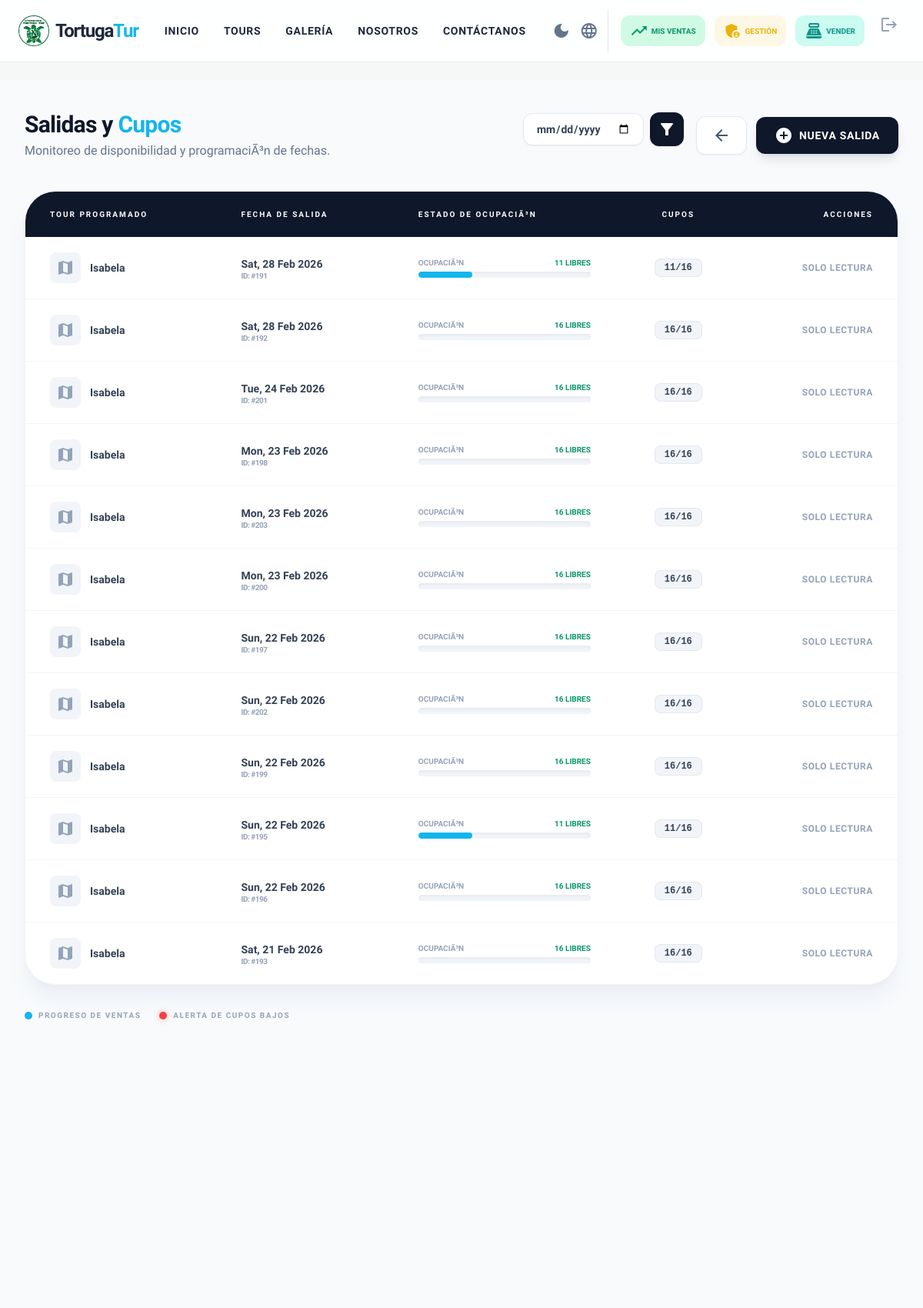
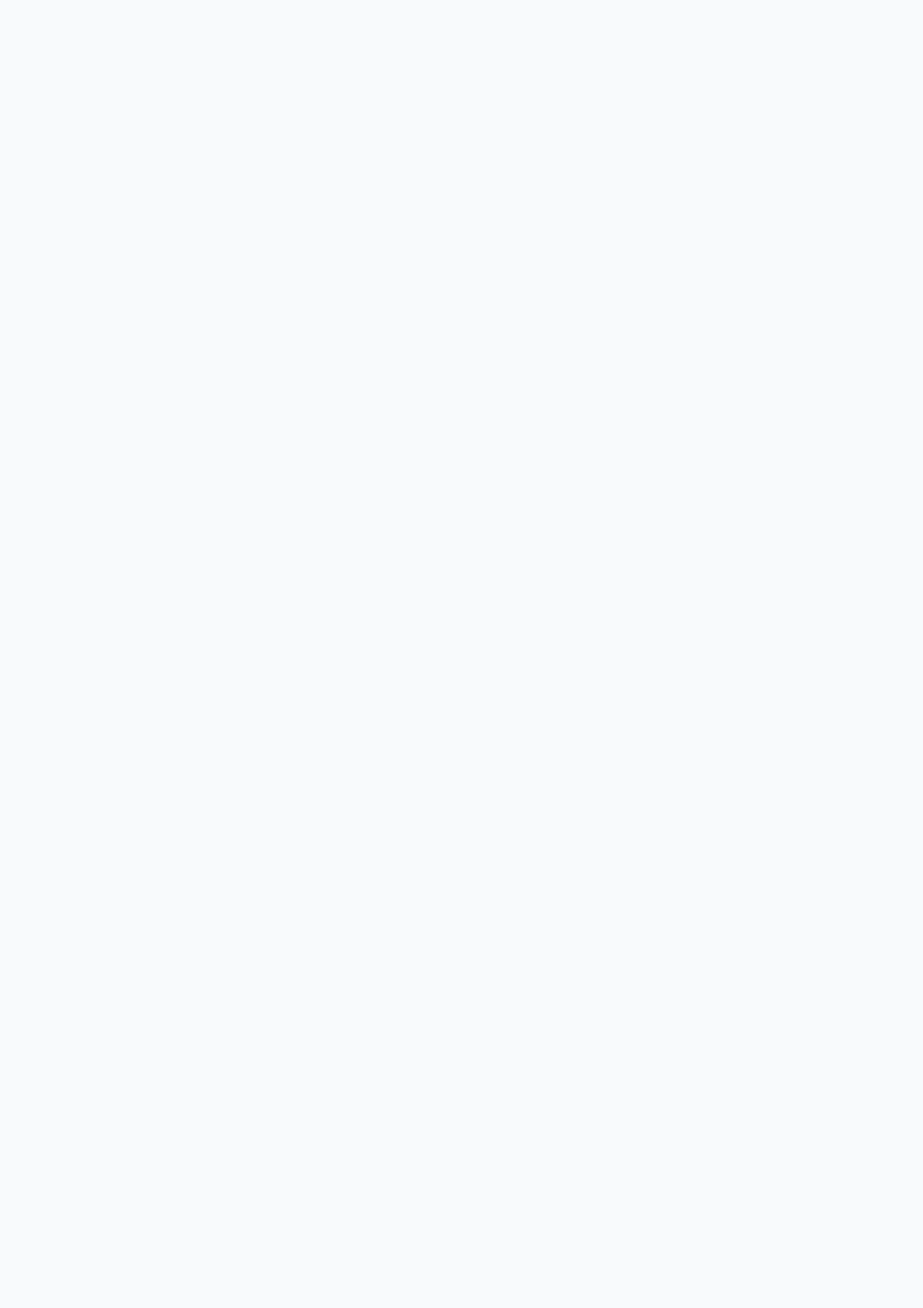
Page /panel/salidas/ (signed in, upper part) on the committed database (2 pictures, top to bottom).
### core/models.py (models this page shows, shortened)
class SalidaTour(models.Model):
    tour = models.ForeignKey(Tour, on_delete=models.CASCADE, related_name="salidas")
    fecha = models.DateField()
    hora = models.TimeField(null=True, blank=True)
    cupo_maximo = models.PositiveIntegerField(default=16)
    cupos_disponibles = models.PositiveIntegerField(default=16)
    duracion = models.CharField(max_length=100, blank=True, null=True, verbose_name="Duración", help_text="Ej: Medio día (4 horas)")
    creado_por = models.ForeignKey(User, on_delete=models.SET_NULL, null=True, blank=True, related_name="salidas_creadas")

class Tour(models.Model):
    nombre = models.CharField(max_length=150)
    destino = models.ForeignKey(Destino, on_delete=models.CASCADE, related_name="tours")
    descripcion = models.TextField()
    precio = models.DecimalField(max_digits=8, decimal_places=2)
    precio_adulto = models.DecimalField(max_digits=8, decimal_places=2, default=0, blank=True)
    precio_nino = models.DecimalField(max_digits=8, decimal_places=2, default=0, blank=True)
    lemonsqueezy_variant_id = models.CharField(max_length=50, blank=True, default="")
    cupo_maximo = models.PositiveIntegerField(default=16)
    cupos_disponibles = models.PositiveIntegerField(default=16)
    duracion = models.CharField(max_length=100, blank=True, null=True, verbose_name="Duración del tour", help_text="Ej: 4 horas, Medio día, etc.")
    hora_turno_1 = models.TimeField(null=True, blank=True, verbose_name="Hora Turno 1")
    hora_turno_2 = models.TimeField(null=True, blank=True, verbose_name="Hora Turno 2")

### core/views.py (the view)
# urls.py: path("panel/salidas/", views.admin_salidas, name="admin_salidas"),
@login_required
@user_passes_test(es_admin_o_secretaria)
def admin_salidas(request):
    fecha_filtro = request.GET.get('fecha')
    salidas_query = SalidaTour.objects.select_related("tour")
    solo_lectura = es_secretaria(request.user) and not es_admin(request.user)
    puede_crear_salida = es_admin(request.user) or es_secretaria(request.user)
    puede_gestionar_salidas = es_admin(request.user)
    if fecha_filtro:
        salidas_query = salidas_query.filter(fecha=fecha_filtro)
    salidas = salidas_query.order_by('-fecha', 'hora')
    return render(request, "core/panel/salidas.html", {
        "salidas": salidas,
        "fecha_filtro": fecha_filtro,
        "solo_lectura": solo_lectura,
        "puede_crear_salida": puede_crear_salida,
        "puede_gestionar_salidas": puede_gestionar_salidas,
    })

### core/templates/core/panel/salidas.html (shortened to what this page needs)
﻿{% extends "core/base.html" %}
{% block content %}
<div class="bg-slate-50 min-h-screen py-10">
    <div class="max-w-7xl mx-auto px-4 sm:px-6 lg:px-8">
        <div class="flex flex-col md:flex-row justify-between items-start md:items-center mb-10 gap-6">
            <div>
                <h1 class="text-3xl font-black text-slate-900 tracking-tight">Salidas y <span
                        class="text-primary">Cupos</span></h1>
                <p class="text-slate-500 mt-1">Monitoreo de disponibilidad y programaciÃ³n de fechas.</p>
            </div>
            <div class="flex flex-col md:flex-row items-center gap-4 w-full md:w-auto">
                <form method="get" class="flex gap-2 items-center w-full md:w-auto">
                    <input type="date" name="fecha" value="{{ fecha_filtro|default:'' }}"
                        class="flex-1 md:flex-none px-4 py-2.5 bg-white border border-slate-200 rounded-xl shadow-sm focus:ring-4 focus:ring-primary/10 focus:border-primary outline-none font-semibold text-slate-700 text-sm">
                    <button type="submit"
                        class="bg-slate-900 text-white p-2.5 rounded-xl hover:bg-primary transition-all shadow-sm">
                        <span class="material-icons text-sm">filter_alt</span>
                    </button>
                </form>
                <div class="flex items-center gap-3 w-full md:w-auto">
                    <a href="{% url 'panel_admin' %}"
                        class="inline-flex items-center gap-2 px-5 py-3 rounded-xl bg-white border border-slate-200 text-slate-600 hover:text-primary hover:border-primary/30 transition-all duration-300 font-bold text-sm shadow-sm">
                        <span class="material-icons text-base">arrow_back</span>
                    </a>
                    {% if puede_crear_salida %}
                    <a href="{% url 'crear_salida' %}"
                        class="flex-1 md:flex-none bg-slate-900 hover:bg-primary text-white px-6 py-3 rounded-xl font-bold transition shadow-lg shadow-slate-900/10 flex items-center gap-2 text-sm uppercase tracking-wider">
                        <span class="material-icons">add_circle</span> Nueva Salida
                    </a>
                    {% endif %}
                </div>
            </div>
        </div>
        <div class="bg-white rounded-[2.5rem] shadow-xl shadow-slate-200/60 border border-slate-100 overflow-hidden">
            <div class="overflow-x-auto">
                <table class="w-full text-left border-collapse">
                    <thead>
                        <tr class="bg-slate-900 text-white text-[10px] uppercase tracking-[0.2em]">
                            <th class="px-8 py-6">Tour Programado</th>
                            <th class="px-8 py-6">Fecha de Salida</th>
                            <th class="px-8 py-6">Estado de OcupaciÃ³n</th>
                            <th class="px-8 py-6 text-center">Cupos</th>
                            <th class="px-8 py-6 text-right">Acciones</th>
                        </tr>
                    </thead>
                    <tbody class="divide-y divide-slate-100">
                        {% for s in salidas %}
                        <tr class="group hover:bg-slate-50/80 transition-all duration-300">
                            <td class="px-8 py-5">
                                <div class="flex items-center gap-3">
                                    <div
                                        class="w-10 h-10 rounded-lg bg-slate-100 flex items-center justify-center text-slate-400 group-hover:bg-primary/10 group-hover:text-primary transition-all">
                                        <span class="material-icons">map</span>
                                    </div>
                                    <span class="text-slate-700 font-bold text-sm">{{ s.tour.nombre }}</span>
                                </div>
                            </td>
                            <td class="px-8 py-5">
                                <div class="flex flex-col">
                                    <span class="text-slate-700 font-bold text-sm">{{ s.fecha|date:"D, d M Y" }}</span>
                                    <span class="text-slate-400 text-[10px] font-black uppercase tracking-tighter">ID:
                                        #{{ s.id }}</span>
                                </div>
                            </td>
                            <td class="px-8 py-5 w-72">
                                <div class="flex flex-col gap-1.5">
                                    <div class="flex justify-between text-[10px] font-black uppercase">
                                        <span class="text-slate-400">OcupaciÃ³n</span>
                                        <span
                                            class="{% if s.cupos_disponibles < 5 %}text-red-500 animate-pulse{% else %}text-emerald-600{% endif %}">
                                            {{ s.cupos_disponibles }} Libres
                                        </span>
                                    </div>
                                    <div class="w-full bg-slate-100 rounded-full h-2 overflow-hidden shadow-inner">
                                        <div class="bg-primary h-full rounded-full transition-all duration-1000"
                                            style="width: calc((({{ s.cupo_maximo }} - {{ s.cupos_disponibles }}) / {{ s.cupo_maximo }}) * 100%)">
                                        </div>
                                    </div>
                                </div>
                            </td>
                            <td class="px-8 py-5 text-center">
                                <span
                                    class="bg-slate-100 text-slate-700 px-3 py-1 rounded-lg font-mono text-xs font-bold border border-slate-200">
                                    {{ s.cupos_disponibles }}/{{ s.cupo_maximo }}
                                </span>
                            </td>
                            <td class="px-8 py-5 text-right">
                                <div class="flex justify-end gap-2">
                                    {% if not solo_lectura %}
                                    <a href="{% url 'editar_salida' s.id %}"
                                        class="w-9 h-9 flex items-center justify-center text-slate-400 hover:text-blue-600 hover:bg-blue-50 rounded-xl transition-all"
                                        title="Editar Salida">
                                        <span class="material-icons text-xl">edit</span>
                                    </a>
                                    <form method="post" action="{% url 'eliminar_salida' s.id %}" class="inline"
                                        onsubmit="return confirm('Â¿EstÃ¡s seguro de eliminar esta salida? Esta acciÃ³n no se puede deshacer.');">
                                        {% csrf_token %}
                                        <button type="submit"
                                            class="w-9 h-9 flex items-center justify-center text-slate-400 hover:text-red-500 hover:bg-red-50 rounded-xl transition-all"
                                            title="Eliminar Salida">
                                            <span class="material-icons text-xl">delete</span>
                                        </button>
                                    </form>
                                    {% else %}
                                    <span class="text-xs font-bold text-slate-400 uppercase tracking-wider">Solo lectura</span>
                                    {% endif %}
                                </div>
                            </td>
                        </tr>
                        {% endfor %}
                    </tbody>
                </table>
            </div>
        </div>
        <div class="mt-8 flex gap-6 text-[10px] font-black text-slate-400 uppercase tracking-[0.15em]">
            <div class="flex items-center gap-2">
                <span class="w-2.5 h-2.5 rounded-full bg-primary"></span> Progreso de Ventas
            </div>
            <div class="flex items-center gap-2">
                <span class="w-2.5 h-2.5 rounded-full bg-red-500 shadow-[0_0_8px_rgba(239,68,68,0.4)]"></span> Alerta de
                cupos bajos
            </div>
        </div>
    </div>
</div>
{% endblock %}

### core/templates/core/base.html (shortened to what this page needs)
{% load static %}
<!DOCTYPE html>
<html lang="es" class="">
<head>
    <script src="https://cdn.tailwindcss.com?plugins=forms,container-queries"></script>
    <link rel="stylesheet" href="https://cdnjs.cloudflare.com/ajax/libs/font-awesome/6.4.2/css/all.min.css">
</head>
<body
    class="bg-background-light dark:bg-slate-900 text-slate-800 dark:text-slate-200 font-display flex flex-col min-h-screen transition-colors duration-300">
    <nav
        class="fixed w-full z-50 bg-white/90 dark:bg-slate-900/90 backdrop-blur border-b border-slate-200 dark:border-slate-800 transition-colors duration-300">
        <div class="max-w-7xl mx-auto px-6 h-20 flex justify-between items-center">
            <a href="{% url 'home' %}" class="flex items-center gap-2 notranslate" translate="no">
                <img src="{% static 'icon/logo.png' %}" alt="TortugaTur Logo" class="h-10 w-auto object-contain">
                <span class="font-bold text-xl md:text-2xl tracking-tighter whitespace-nowrap">Tortuga<span
                        class="text-primary">Tur</span></span>
            </a>
            <div class="hidden lg:flex gap-8 font-bold text-sm uppercase tracking-wider">
                <a href="{% url 'home' %}" class="hover:text-primary transition">Inicio</a>
                <a href="{% url 'tours' %}" class="hover:text-primary transition">Tours</a>
                <a href="{% url 'galeria' %}" class="hover:text-primary transition">Galería</a>
                <a href="{% url 'nosotros' %}" class="hover:text-primary transition">Nosotros</a>
                <a href="{% url 'contacto' %}" class="hover:text-primary transition">Contáctanos</a>
            </div>
            <div class="flex items-center gap-3">
                <button onclick="toggleDarkMode()"
                    class="flex items-center text-slate-500 hover:text-primary dark:text-slate-400 dark:hover:text-primary transition-colors focus:outline-none cursor-pointer">
                    <span id="dark-mode-icon" class="material-icons text-[24px]">light_mode</span>
                </button>
                <div class="relative flex items-center h-full">
                    <button type="button" onclick="toggleLangMenu()"
                        class="flex items-center text-slate-500 hover:text-primary dark:text-slate-400 dark:hover:text-primary transition-colors focus:outline-none cursor-pointer">
                        <span class="material-icons text-[24px]">language</span>
                    </button>
                </div>
                {% if user.is_authenticated %}
                <div class="hidden lg:flex items-center gap-3 border-l pl-4 border-slate-200 dark:border-slate-700">
                    {% for group in user.groups.all %}
                    {% if group.name == 'secretaria' %}
                    <a href="{% url 'perfil_admin' %}"
                        class="flex items-center gap-1 bg-emerald-100 dark:bg-emerald-900 text-emerald-600 hover:text-white hover:bg-emerald-600 px-3 py-2 rounded-xl transition-all group"
                        title="Mis Ventas">
                        <span class="material-icons text-xl">trending_up</span>
                        <span class="text-[10px] font-black uppercase hidden lg:block">Mis Ventas</span>
                    </a>
                    <a href="{% url 'panel_admin' %}"
                        class="flex items-center gap-1 bg-secondary/10 text-secondary px-3 py-2 rounded-xl hover:bg-secondary hover:text-white transition-all group"
                        title="Panel de Control">
                        <span class="material-icons text-xl">admin_panel_settings</span>
                        <span class="text-[10px] font-black uppercase hidden lg:block">Gestión</span>
                    </a>
                    <a href="{% url 'secretaria_reservar' %}"
                        class="flex items-center gap-1 bg-teal-100 dark:bg-teal-900 text-teal-600 hover:text-white hover:bg-teal-600 px-3 py-2 rounded-xl transition-all group"
                        title="Ventas">
                        <span class="material-icons text-xl">point_of_sale</span>
                        <span class="text-[10px] font-black uppercase hidden lg:block">Vender</span>
                    </a>
                    {% endif %}
                    {% endfor %}
                    <form action="{% url 'logout' %}" method="post" class="inline">
                        <button type="submit" class="p-2 text-slate-400 hover:text-red-500 transition"
                            title="Cerrar Sesión">
                            <span class="material-icons">logout</span>
                        </button>
                    </form>
                </div>
                {% endif %}
            </div>
        </div>
    </nav>
    <main class="pt-20 flex-grow">
        {% block content %}{% endblock %}
    </main>
</body>
</html>

### rows in the picture
SalidaTour: tour.nombre "Isabela", fecha "Sat, 28 Feb 2026", id "191", cupos_disponibles "11", cupo_maximo "16"
SalidaTour: tour.nombre "Isabela", fecha "Sat, 28 Feb 2026", id "192", cupos_disponibles "16", cupo_maximo "16"
SalidaTour: tour.nombre "Isabela", fecha "Tue, 24 Feb 2026", id "201", cupos_disponibles "16", cupo_maximo "16"
SalidaTour: tour.nombre "Isabela", fecha "Mon, 23 Feb 2026", id "198", cupos_disponibles "16", cupo_maximo "16"
SalidaTour: tour.nombre "Isabela", fecha "Mon, 23 Feb 2026", id "203", cupos_disponibles "16", cupo_maximo "16"
SalidaTour: tour.nombre "Isabela", fecha "Mon, 23 Feb 2026", id "200", cupos_disponibles "16", cupo_maximo "16"
SalidaTour: tour.nombre "Isabela", fecha "Sun, 22 Feb 2026", id "197", cupos_disponibles "16", cupo_maximo "16"
SalidaTour: tour.nombre "Isabela", fecha "Sun, 22 Feb 2026", id "202", cupos_disponibles "16", cupo_maximo "16"
SalidaTour: tour.nombre "Isabela", fecha "Sun, 22 Feb 2026", id "199", cupos_disponibles "16", cupo_maximo "16"
SalidaTour: tour.nombre "Isabela", fecha "Sun, 22 Feb 2026", id "195", cupos_disponibles "11", cupo_maximo "16"
SalidaTour: tour.nombre "Isabela", fecha "Sun, 22 Feb 2026", id "196", cupos_disponibles "16", cupo_maximo "16"
SalidaTour: tour.nombre "Isabela", fecha "Sat, 21 Feb 2026", id "193", cupos_disponibles "16", cupo_maximo "16"
